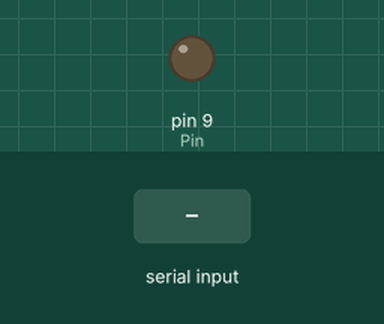
Recording of a sketch running on a simulated Arduino Uno, built with avr-gcc and run on an emulated ATmega328P. On the bench: output pins drawn as LEDs (lit = HIGH). The inputs (shaded band) are chosen by the test bench.

Above: at 1.2 s.
1.3 s: "H" received over Serial
At 1.6 s:
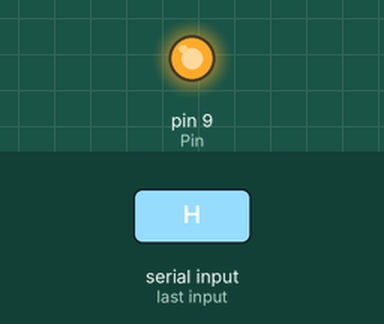
2.8 s: "1" received over Serial
At 3.9 s:
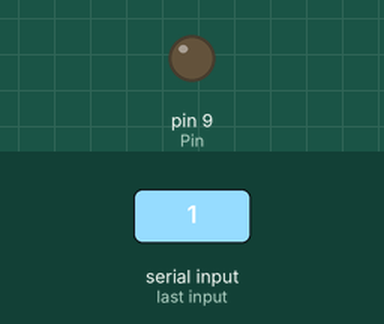
Timing chart, 0 to 5.8 s (numbered marks = the images above; inputs shaded):
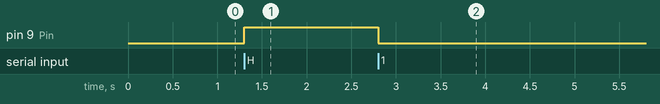

The sketch:

XBee_test_Reception.ino
```cpp
// Reception

int val;  // 受信データ用の変数
int Pin = 9;

void setup(){

  Serial.begin(9600);
  pinMode(Pin, OUTPUT);
}

void loop(){

  if(Serial.available() > 0){// データが来たら

    val = Serial.read();  // データを読み込み,valへ代入
  }

  if(val == 'H'){// valが「H」のとき

    digitalWrite(Pin, HIGH);
  }else{// valが「L」のとき

    digitalWrite(Pin, LOW);
  }
}
```

Measured:
- after the input at 1.3 s, pin 9 (Pin): LOW → HIGH at once
- after the input at 2.8 s, pin 9 (Pin): HIGH → LOW at once
